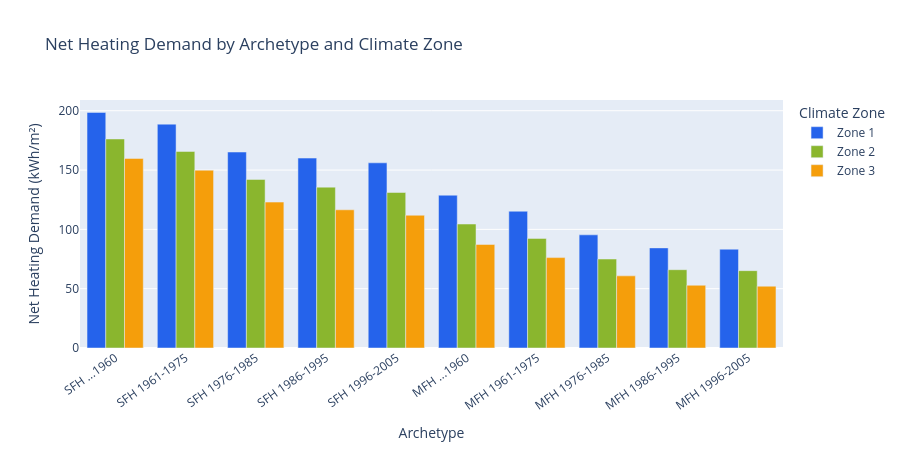

The cell this chart's notebook holds for it:
### Markdown cell above
## 3. Heating Demand by Archetype & Climate Zone

### Code cell
# Reshape energy data for plotting
energy_rows = []
for _, r in df_all.iterrows():
    for z in [1, 2, 3]:
        energy_rows.append({
            "Archetype": f"{r['Type']} {r['Period']}",
            "Type": r["Type"],
            "Period": r["Period"],
            "Climate Zone": f"Zone {z}",
            "Net Heating Demand (kWh/m²)": r[f"Zone {z} Net (kWh/m²)"],
            "Gross Heating Demand (kWh/m²)": r[f"Zone {z} Gross (kWh/m²)"],
        })

df_energy = pd.DataFrame(energy_rows)

fig = px.bar(
    df_energy,
    x="Archetype", y="Net Heating Demand (kWh/m²)",
    color="Climate Zone",
    barmode="group",
    title="Net Heating Demand by Archetype and Climate Zone",
    color_discrete_sequence=["#2563eb", "#8AB62E", "#f59e0b"],
)
fig.update_layout(height=450, xaxis_tickangle=-35, margin=dict(b=100))
fig.show()

### Figure 1 — Plotly figure (JSON) as saved in the notebook; plotly's stock layout.template omitted (floating-point values rounded to 4 significant figures)
{"data": [{"alignmentgroup": "True", "hovertemplate": "Climate Zone=Zone 1<br>Archetype=%{x}<br>Net Heating Demand (kWh/m²)=%{y}<extra></extra>", "legendgroup": "Zone 1", "marker": {"color": "#2563eb", "pattern": {"shape": ""}}, "name": "Zone 1", "offsetgroup": "Zone 1", "orientation": "v", "showlegend": true, "textposition": "auto", "type": "bar", "x": ["SFH ...1960", "SFH 1961-1975", "SFH 1976-1985", "SFH 1986-1995", "SFH 1996-2005", "MFH ...1960", "MFH 1961-1975", "MFH 1976-1985", "MFH 1986-1995", "MFH 1996-2005"], "xaxis": "x", "y": [198.6, 188.7, 165.2, 160.1, 156.1, 128.8, 115.3, 95.4, 84.4, 83.3], "yaxis": "y"}, {"alignmentgroup": "True", "hovertemplate": "Climate Zone=Zone 2<br>Archetype=%{x}<br>Net Heating Demand (kWh/m²)=%{y}<extra></extra>", "legendgroup": "Zone 2", "marker": {"color": "#8AB62E", "pattern": {"shape": ""}}, "name": "Zone 2", "offsetgroup": "Zone 2", "orientation": "v", "showlegend": true, "textposition": "auto", "type": "bar", "x": ["SFH ...1960", "SFH 1961-1975", "SFH 1976-1985", "SFH 1986-1995", "SFH 1996-2005", "MFH ...1960", "MFH 1961-1975", "MFH 1976-1985", "MFH 1986-1995", "MFH 1996-2005"], "xaxis": "x", "y": [176.2, 165.7, 142.1, 135.6, 131.1, 104.5, 92.4, 75.0, 66.0, 65.2], "yaxis": "y"}, {"alignmentgroup": "True", "hovertemplate": "Climate Zone=Zone 3<br>Archetype=%{x}<br>Net Heating Demand (kWh/m²)=%{y}<extra></extra>", "legendgroup": "Zone 3", "marker": {"color": "#f59e0b", "pattern": {"shape": ""}}, "name": "Zone 3", "offsetgroup": "Zone 3", "orientation": "v", "showlegend": true, "textposition": "auto", "type": "bar", "x": ["SFH ...1960", "SFH 1961-1975", "SFH 1976-1985", "SFH 1986-1995", "SFH 1996-2005", "MFH ...1960", "MFH 1961-1975", "MFH 1976-1985", "MFH 1986-1995", "MFH 1996-2005"], "xaxis": "x", "y": [159.8, 149.9, 123.0, 116.5, 111.9, 87.3, 76.2, 60.8, 52.9, 52.1], "yaxis": "y"}], "layout": {"barmode": "group", "height": 450, "legend": {"title": {"text": "Climate Zone"}, "tracegroupgap": 0}, "margin": {"b": 100}, "title": {"text": "Net Heating Demand by Archetype and Climate Zone"}, "xaxis": {"anchor": "y", "domain": [0, 1], "tickangle": -35, "title": {"text": "Archetype"}}, "yaxis": {"anchor": "x", "domain": [0, 1], "title": {"text": "Net Heating Demand (kWh/m²)"}}}}
